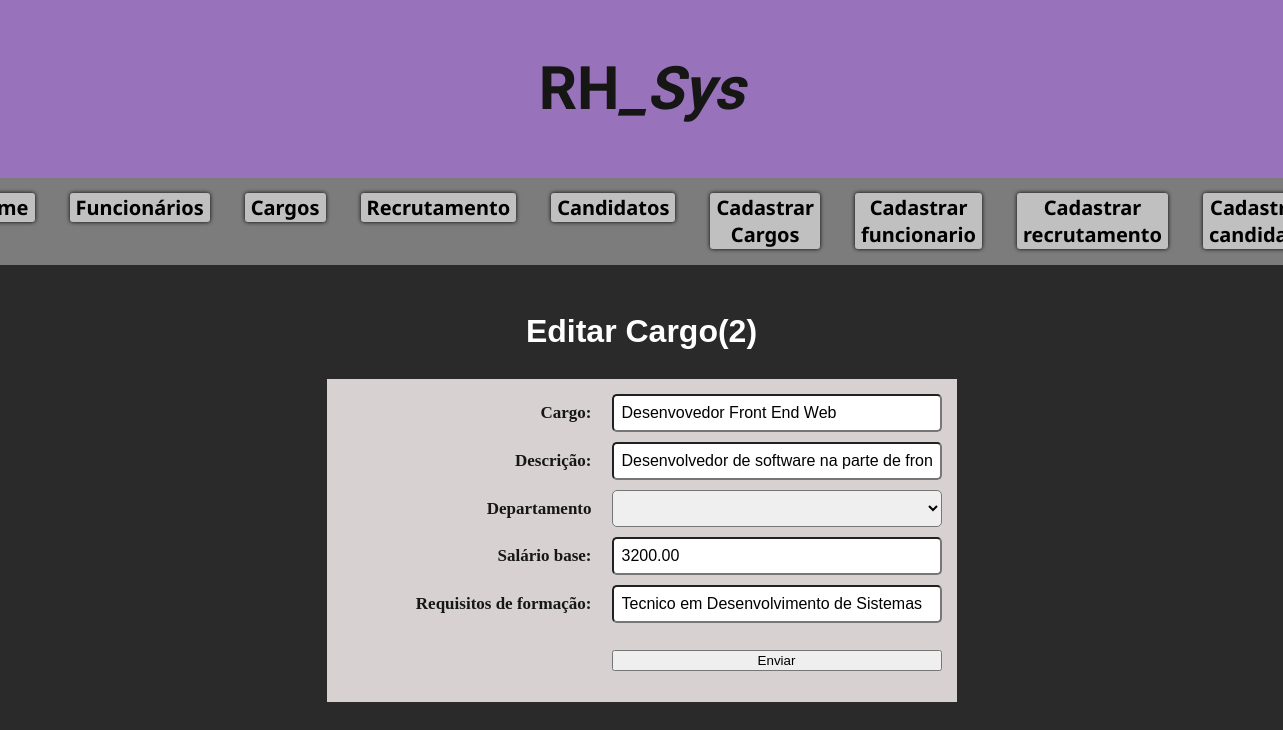
/edit_cargo/2, run on an earlier commit of the app's database.
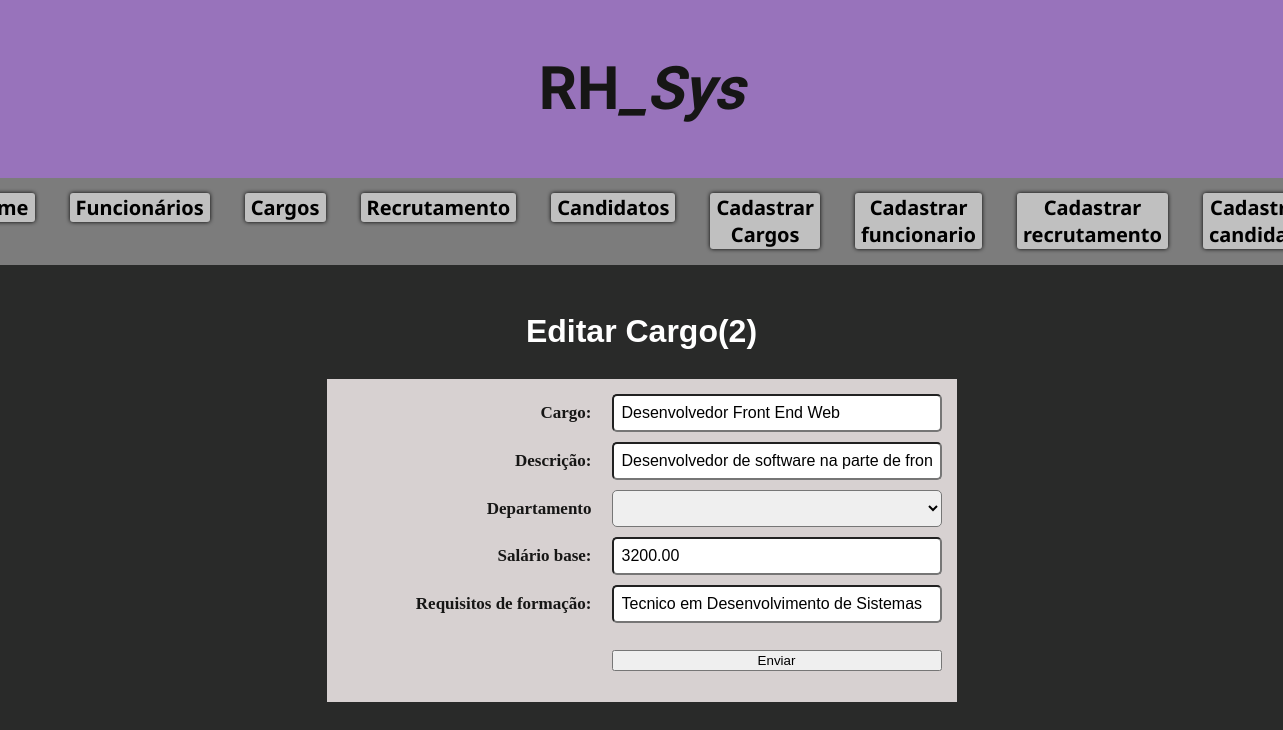
And on a later commit of the database.
### rh/models.py (models this page shows)
class Cargos(models.Model):
    cargo = models.CharField(max_length=100)
    descricao = models.CharField(max_length=100)
    departamento = models.CharField(max_length=100)
    salario_base = models.DecimalField(max_digits=10, decimal_places=2)
    requisito_formacao = models.CharField(max_length=100)
    def __str__(self):
        return f'cargo: {self.cargo} | departamento: {self.departamento}'

### rh/views.py (the view)
# urls.py: path('edit_cargo/<int:id_cargo>', view_rh.editcargo, name='editcargo'),
def editcargo(request, id_cargo):
    cargos = Cargos.objects.get(pk=id_cargo)
    form = EditarCargo(request.POST, instance=cargos)
    print(cargos)
    context = {
        'departamentos' : departamentos(),
        'title' : 'Editar Cargo',
        'cargo' : cargos
    }
    if form.is_valid():
        form.save()
        return HttpResponseRedirect('/cargos')
    else:
        print(form.errors)
    return render(request,'pages/editar/cargo.html', context)

### rh/views.py (called while the page is built)
def departamentos():
    return ['','TI','Administrativo','Recursos Humanos (RH)','Market','Financeiro']

### rh/templates/pages/editar/cargo.html (shortened to what this page needs)
{% include "partials/menu.html" %}
<div class="form_container">
    <center>
        <h1 style="color: #fff; font-weight:bold">
            {{ title }}({{ cargo.id}})
        </h1>
        <form method="POST">
            <label for="cargo">Cargo:</label>
            <input type="text" name="cargo" id="cargo" value="{{ cargo.cargo }}" requerid/>
            <label for="descricao">Descrição:</label>
            <input type="text" name="descricao" id="descricao" value="{{ cargo.descricao}}" requerid/>
            <label for="departamento">Departamento</label>
            <select name="departamento" id="departamento" requerid/>
                {% for departamento in departamentos %}
                    <option value="{{ departamento }}">{{ departamento }}</option>
                {% endfor %}
            <label for="salario_base">Salário base:</label>
            <input type="number" step="0.02" name="salario_base" id="salario_base" value="{{ cargo.salario_base }}" requerid/>
            <label for="requisito_formacao">Requisitos de formação:</label>
            <input type="text" name="requisito_formacao" id="requisito_formacao" value="{{ cargo.requisito_formacao }}" requerid/>
            <br><br>
            <button id="input_cad_cargo" type="submit">Enviar</button>
        </form>
    </center>
</div>
{% include "partials/final.html" %}

What changed in the data, as far as the page shows it:
changed Cargos "Desenvolvedor de software na parte de front end no ramo Web": cargo "Desenvovedor Front End Web" → "Desenvolvedor Front End Web"
